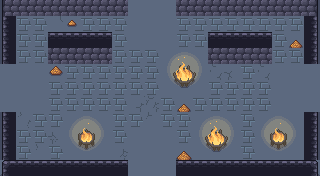

This game map was drawn from its Tiled (.tmx) file and the tilesets committed beside it. A one-line description and the full map source follow:
An orthogonal 20x11 tile map with 16x16 px tiles, 6 tile layers (ground, dressing, decor, walls, ...), 5 tilesets and 15 objects (6x PROP, 5x ENTRY, 3x CHEST, SHOPKEEPER).

<map version="1.10" tiledversion="1.10.2" orientation="orthogonal" renderorder="right-down" width="20" height="11" tilewidth="16" tileheight="16" infinite="0" nextlayerid="8" nextobjectid="16">
 <tileset firstgid="1" name="wall" tilewidth="16" tileheight="16" tilecount="493" columns="17">
  <image source="../../../gfx/tiles/cove/walls_floor.png" width="272" height="464" />
 </tileset>
 <tileset firstgid="494" name="cracks" tilewidth="16" tileheight="16" tilecount="120" columns="8">
  <image source="../../../gfx/tiles/cove/cracks_floor.png" width="128" height="240" />
 </tileset>
 <tileset firstgid="614" name="wallcracks" tilewidth="16" tileheight="16" tilecount="256" columns="8">
  <image source="../../../gfx/tiles/cove/cracks_walls.png" width="128" height="512" />
 </tileset>
 <tileset firstgid="870" name="objects" tilewidth="16" tileheight="16" tilecount="216" columns="24">
  <image source="../../../gfx/tiles/cove/objects.png" width="384" height="144" />
 </tileset>
 <tileset firstgid="1086" name="fire" tilewidth="16" tileheight="16" tilecount="198" columns="11">
  <image source="../../../gfx/tiles/cove/fire.png" width="176" height="288" />
  <tile id="0">
   <animation>
    <frame tileid="0" duration="150" />
    <frame tileid="33" duration="150" />
    <frame tileid="66" duration="150" />
    <frame tileid="99" duration="150" />
    <frame tileid="132" duration="150" />
    <frame tileid="165" duration="150" />
   </animation>
  </tile>
  <tile id="1">
   <animation>
    <frame tileid="1" duration="150" />
    <frame tileid="34" duration="150" />
    <frame tileid="67" duration="150" />
    <frame tileid="100" duration="150" />
    <frame tileid="133" duration="150" />
    <frame tileid="166" duration="150" />
   </animation>
  </tile>
  <tile id="2">
   <animation>
    <frame tileid="2" duration="150" />
    <frame tileid="35" duration="150" />
    <frame tileid="68" duration="150" />
    <frame tileid="101" duration="150" />
    <frame tileid="134" duration="150" />
    <frame tileid="167" duration="150" />
   </animation>
  </tile>
  <tile id="3">
   <animation>
    <frame tileid="3" duration="150" />
    <frame tileid="36" duration="150" />
    <frame tileid="69" duration="150" />
    <frame tileid="102" duration="150" />
    <frame tileid="135" duration="150" />
    <frame tileid="168" duration="150" />
   </animation>
  </tile>
  <tile id="4">
   <animation>
    <frame tileid="4" duration="150" />
    <frame tileid="37" duration="150" />
    <frame tileid="70" duration="150" />
    <frame tileid="103" duration="150" />
    <frame tileid="136" duration="150" />
    <frame tileid="169" duration="150" />
   </animation>
  </tile>
  <tile id="5">
   <animation>
    <frame tileid="5" duration="150" />
    <frame tileid="38" duration="150" />
    <frame tileid="71" duration="150" />
    <frame tileid="104" duration="150" />
    <frame tileid="137" duration="150" />
    <frame tileid="170" duration="150" />
   </animation>
  </tile>
  <tile id="6">
   <animation>
    <frame tileid="6" duration="150" />
    <frame tileid="39" duration="150" />
    <frame tileid="72" duration="150" />
    <frame tileid="105" duration="150" />
    <frame tileid="138" duration="150" />
    <frame tileid="171" duration="150" />
   </animation>
  </tile>
  <tile id="7">
   <animation>
    <frame tileid="7" duration="150" />
    <frame tileid="40" duration="150" />
    <frame tileid="73" duration="150" />
    <frame tileid="106" duration="150" />
    <frame tileid="139" duration="150" />
    <frame tileid="172" duration="150" />
   </animation>
  </tile>
  <tile id="8">
   <animation>
    <frame tileid="8" duration="150" />
    <frame tileid="41" duration="150" />
    <frame tileid="74" duration="150" />
    <frame tileid="107" duration="150" />
    <frame tileid="140" duration="150" />
    <frame tileid="173" duration="150" />
   </animation>
  </tile>
  <tile id="9">
   <animation>
    <frame tileid="9" duration="150" />
    <frame tileid="42" duration="150" />
    <frame tileid="75" duration="150" />
    <frame tileid="108" duration="150" />
    <frame tileid="141" duration="150" />
    <frame tileid="174" duration="150" />
   </animation>
  </tile>
  <tile id="10">
   <animation>
    <frame tileid="10" duration="150" />
    <frame tileid="43" duration="150" />
    <frame tileid="76" duration="150" />
    <frame tileid="109" duration="150" />
    <frame tileid="142" duration="150" />
    <frame tileid="175" duration="150" />
   </animation>
  </tile>
  <tile id="11">
   <animation>
    <frame tileid="11" duration="150" />
    <frame tileid="44" duration="150" />
    <frame tileid="77" duration="150" />
    <frame tileid="110" duration="150" />
    <frame tileid="143" duration="150" />
    <frame tileid="176" duration="150" />
   </animation>
  </tile>
  <tile id="12">
   <animation>
    <frame tileid="12" duration="150" />
    <frame tileid="45" duration="150" />
    <frame tileid="78" duration="150" />
    <frame tileid="111" duration="150" />
    <frame tileid="144" duration="150" />
    <frame tileid="177" duration="150" />
   </animation>
  </tile>
  <tile id="13">
   <animation>
    <frame tileid="13" duration="150" />
    <frame tileid="46" duration="150" />
    <frame tileid="79" duration="150" />
    <frame tileid="112" duration="150" />
    <frame tileid="145" duration="150" />
    <frame tileid="178" duration="150" />
   </animation>
  </tile>
  <tile id="14">
   <animation>
    <frame tileid="14" duration="150" />
    <frame tileid="47" duration="150" />
    <frame tileid="80" duration="150" />
    <frame tileid="113" duration="150" />
    <frame tileid="146" duration="150" />
    <frame tileid="179" duration="150" />
   </animation>
  </tile>
  <tile id="15">
   <animation>
    <frame tileid="15" duration="150" />
    <frame tileid="48" duration="150" />
    <frame tileid="81" duration="150" />
    <frame tileid="114" duration="150" />
    <frame tileid="147" duration="150" />
    <frame tileid="180" duration="150" />
   </animation>
  </tile>
  <tile id="16">
   <animation>
    <frame tileid="16" duration="150" />
    <frame tileid="49" duration="150" />
    <frame tileid="82" duration="150" />
    <frame tileid="115" duration="150" />
    <frame tileid="148" duration="150" />
    <frame tileid="181" duration="150" />
   </animation>
  </tile>
  <tile id="17">
   <animation>
    <frame tileid="17" duration="150" />
    <frame tileid="50" duration="150" />
    <frame tileid="83" duration="150" />
    <frame tileid="116" duration="150" />
    <frame tileid="149" duration="150" />
    <frame tileid="182" duration="150" />
   </animation>
  </tile>
  <tile id="18">
   <animation>
    <frame tileid="18" duration="150" />
    <frame tileid="51" duration="150" />
    <frame tileid="84" duration="150" />
    <frame tileid="117" duration="150" />
    <frame tileid="150" duration="150" />
    <frame tileid="183" duration="150" />
   </animation>
  </tile>
  <tile id="19">
   <animation>
    <frame tileid="19" duration="150" />
    <frame tileid="52" duration="150" />
    <frame tileid="85" duration="150" />
    <frame tileid="118" duration="150" />
    <frame tileid="151" duration="150" />
    <frame tileid="184" duration="150" />
   </animation>
  </tile>
  <tile id="20">
   <animation>
    <frame tileid="20" duration="150" />
    <frame tileid="53" duration="150" />
    <frame tileid="86" duration="150" />
    <frame tileid="119" duration="150" />
    <frame tileid="152" duration="150" />
    <frame tileid="185" duration="150" />
   </animation>
  </tile>
  <tile id="21">
   <animation>
    <frame tileid="21" duration="150" />
    <frame tileid="54" duration="150" />
    <frame tileid="87" duration="150" />
    <frame tileid="120" duration="150" />
    <frame tileid="153" duration="150" />
    <frame tileid="186" duration="150" />
   </animation>
  </tile>
  <tile id="22">
   <animation>
    <frame tileid="22" duration="150" />
    <frame tileid="55" duration="150" />
    <frame tileid="88" duration="150" />
    <frame tileid="121" duration="150" />
    <frame tileid="154" duration="150" />
    <frame tileid="187" duration="150" />
   </animation>
  </tile>
  <tile id="23">
   <animation>
    <frame tileid="23" duration="150" />
    <frame tileid="56" duration="150" />
    <frame tileid="89" duration="150" />
    <frame tileid="122" duration="150" />
    <frame tileid="155" duration="150" />
    <frame tileid="188" duration="150" />
   </animation>
  </tile>
  <tile id="24">
   <animation>
    <frame tileid="24" duration="150" />
    <frame tileid="57" duration="150" />
    <frame tileid="90" duration="150" />
    <frame tileid="123" duration="150" />
    <frame tileid="156" duration="150" />
    <frame tileid="189" duration="150" />
   </animation>
  </tile>
  <tile id="25">
   <animation>
    <frame tileid="25" duration="150" />
    <frame tileid="58" duration="150" />
    <frame tileid="91" duration="150" />
    <frame tileid="124" duration="150" />
    <frame tileid="157" duration="150" />
    <frame tileid="190" duration="150" />
   </animation>
  </tile>
  <tile id="26">
   <animation>
    <frame tileid="26" duration="150" />
    <frame tileid="59" duration="150" />
    <frame tileid="92" duration="150" />
    <frame tileid="125" duration="150" />
    <frame tileid="158" duration="150" />
    <frame tileid="191" duration="150" />
   </animation>
  </tile>
  <tile id="27">
   <animation>
    <frame tileid="27" duration="150" />
    <frame tileid="60" duration="150" />
    <frame tileid="93" duration="150" />
    <frame tileid="126" duration="150" />
    <frame tileid="159" duration="150" />
    <frame tileid="192" duration="150" />
   </animation>
  </tile>
  <tile id="28">
   <animation>
    <frame tileid="28" duration="150" />
    <frame tileid="61" duration="150" />
    <frame tileid="94" duration="150" />
    <frame tileid="127" duration="150" />
    <frame tileid="160" duration="150" />
    <frame tileid="193" duration="150" />
   </animation>
  </tile>
  <tile id="29">
   <animation>
    <frame tileid="29" duration="150" />
    <frame tileid="62" duration="150" />
    <frame tileid="95" duration="150" />
    <frame tileid="128" duration="150" />
    <frame tileid="161" duration="150" />
    <frame tileid="194" duration="150" />
   </animation>
  </tile>
  <tile id="30">
   <animation>
    <frame tileid="30" duration="150" />
    <frame tileid="63" duration="150" />
    <frame tileid="96" duration="150" />
    <frame tileid="129" duration="150" />
    <frame tileid="162" duration="150" />
    <frame tileid="195" duration="150" />
   </animation>
  </tile>
  <tile id="31">
   <animation>
    <frame tileid="31" duration="150" />
    <frame tileid="64" duration="150" />
    <frame tileid="97" duration="150" />
    <frame tileid="130" duration="150" />
    <frame tileid="163" duration="150" />
    <frame tileid="196" duration="150" />
   </animation>
  </tile>
  <tile id="32">
   <animation>
    <frame tileid="32" duration="150" />
    <frame tileid="65" duration="150" />
    <frame tileid="98" duration="150" />
    <frame tileid="131" duration="150" />
    <frame tileid="164" duration="150" />
    <frame tileid="197" duration="150" />
   </animation>
  </tile>
 </tileset>
 <layer id="1" name="ground" width="20" height="11">
  <data encoding="csv">
251,251,251,251,251,251,251,251,251,251,251,251,251,251,251,251,251,251,251,251,
251,251,251,251,251,251,251,251,251,251,251,251,251,251,251,251,251,251,251,251,
251,251,251,251,251,251,251,251,251,251,251,251,251,251,251,251,251,251,251,251,
251,251,251,251,251,251,251,251,251,251,251,251,251,251,251,251,251,251,251,251,
251,251,251,251,251,251,251,251,251,251,251,251,251,251,251,251,251,251,251,251,
251,251,251,251,251,251,251,251,251,251,251,251,251,251,251,251,251,251,251,251,
251,251,251,251,251,251,251,251,251,251,251,251,251,251,251,251,251,251,251,251,
251,251,251,251,251,251,251,251,251,251,251,251,251,251,251,251,251,251,251,251,
251,251,251,251,251,251,251,251,251,251,251,251,251,251,251,251,251,251,251,251,
251,251,251,251,251,251,251,251,251,251,251,251,251,251,251,251,251,251,251,251,
251,251,251,251,251,251,251,251,251,251,251,251,251,251,251,251,251,251,251,251
</data>
 </layer>
 <layer id="2" name="dressing" width="20" height="11">
  <data encoding="csv">
0,0,641,617,0,0,0,0,0,0,0,0,0,0,0,633,0,0,0,0,
0,232,232,604,1052,232,232,232,0,0,0,232,232,232,232,232,232,232,232,0,
0,232,232,0,0,0,0,232,0,0,0,232,232,0,0,0,0,232,910,0,
0,232,232,0,0,0,0,232,232,232,1091,1092,1093,0,0,0,0,232,232,0,
0,0,0,1051,232,232,232,232,232,232,1102,0,1104,606,591,232,606,0,0,0,
0,0,0,232,232,232,232,232,232,232,1113,1114,1115,232,232,232,232,0,0,0,
0,0,0,232,232,232,232,232,590,608,232,910,232,232,232,232,232,0,0,0,
0,612,232,232,1094,1095,1096,232,232,599,232,232,1091,1092,1093,232,1094,1095,1096,0,
0,232,232,593,1105,0,1107,232,0,0,0,232,1102,0,1104,232,1105,0,1107,0,
0,232,603,232,1116,1117,1118,592,0,0,0,909,1113,1114,1115,232,1116,1117,1118,0,
0,0,0,0,0,0,0,0,0,0,0,0,0,0,0,0,0,0,0,0
</data>
 </layer>
 <layer id="3" name="decor" width="20" height="11">
  <data encoding="csv">
0,0,0,0,0,0,0,0,0,0,0,0,0,0,0,0,0,0,0,0,
0,0,0,0,0,0,0,0,0,0,0,0,0,0,0,0,0,0,0,0,
0,0,0,0,0,0,0,0,0,0,0,0,0,0,0,0,0,0,0,0,
0,0,0,0,0,0,0,0,0,0,0,0,0,0,0,0,0,0,0,0,
0,0,0,0,0,0,0,0,0,0,0,0,0,0,0,0,0,0,0,0,
0,0,0,0,0,0,0,0,0,0,0,0,0,0,0,0,0,0,0,0,
0,0,0,0,0,0,0,0,0,0,0,0,0,0,0,0,0,0,0,0,
0,0,0,0,0,0,0,0,0,0,0,0,0,0,0,0,0,0,0,0,
0,0,0,0,0,0,0,0,0,0,0,0,0,0,0,0,0,0,0,0,
0,0,0,0,0,0,0,0,0,0,0,0,0,0,0,0,0,0,0,0,
0,0,0,0,0,0,0,0,0,0,0,0,0,0,0,0,0,0,0,0
</data>
 </layer>
 <layer id="4" name="walls" width="20" height="11">
  <data encoding="csv">
70,71,71,71,71,71,71,71,0,0,0,71,71,71,71,71,71,71,71,72,
36,0,0,0,0,0,0,0,0,0,0,0,0,0,0,0,0,0,0,38,
36,0,0,0,0,0,0,0,0,0,0,0,0,0,0,0,0,0,0,38,
36,0,0,0,0,0,0,0,0,0,0,0,0,0,0,0,0,0,0,38,
0,0,0,0,0,0,0,0,0,0,0,0,0,0,0,0,0,0,0,0,
0,0,0,0,0,0,0,0,0,0,0,0,0,0,0,0,0,0,0,0,
0,0,0,0,0,0,0,0,0,0,0,0,0,0,0,0,0,0,0,0,
36,0,0,0,0,0,0,0,0,0,0,0,0,0,0,0,0,0,0,38,
36,0,0,0,0,0,0,0,0,0,0,0,0,0,0,0,0,0,0,38,
36,0,0,0,0,0,0,0,0,0,0,0,0,0,0,0,0,0,0,38,
19,20,20,20,20,20,20,20,0,0,0,20,20,20,20,20,20,20,20,21
</data>
 </layer>
 <layer id="5" name="props" width="20" height="11">
  <data encoding="csv">
0,0,0,0,0,0,0,0,0,0,0,0,0,0,0,0,0,0,0,0,
0,0,0,0,0,0,0,0,0,0,0,0,0,0,0,0,0,0,0,0,
0,0,0,20,20,20,20,0,0,0,0,0,0,20,20,20,20,0,0,0,
0,0,0,71,71,71,71,0,0,0,0,0,0,71,71,71,71,0,0,0,
0,0,0,0,0,0,0,0,0,0,0,1103,0,0,0,0,0,0,0,0,
0,0,0,0,0,0,0,0,0,0,0,0,0,0,0,0,0,0,0,0,
0,0,0,0,0,0,0,0,0,0,0,0,0,0,0,0,0,0,0,0,
0,0,0,0,0,0,0,0,0,0,0,0,0,0,0,0,0,0,0,0,
0,0,0,0,0,1106,0,0,0,0,0,0,0,1103,0,0,0,1106,0,0,
0,0,0,0,0,0,0,0,0,0,0,0,0,0,0,0,0,0,0,0,
0,0,0,0,0,0,0,0,0,0,0,0,0,0,0,0,0,0,0,0
</data>
 </layer>
 <layer id="6" name="overhead" width="20" height="11">
  <data encoding="csv">
0,0,0,0,0,0,0,0,0,0,0,0,0,0,0,0,0,0,0,0,
0,0,0,0,0,0,0,0,0,0,0,0,0,0,0,0,0,0,0,0,
0,0,0,0,0,0,0,0,0,0,0,0,0,0,0,0,0,0,0,0,
0,0,0,0,0,0,0,0,0,0,0,0,0,0,0,0,0,0,0,0,
0,0,0,0,0,0,0,0,0,0,0,0,0,0,0,0,0,0,0,0,
0,0,0,0,0,0,0,0,0,0,0,0,0,0,0,0,0,0,0,0,
0,0,0,0,0,0,0,0,0,0,0,0,0,0,0,0,0,0,0,0,
0,0,0,0,0,0,0,0,0,0,0,0,0,0,0,0,0,0,0,0,
0,0,0,0,0,0,0,0,0,0,0,0,0,0,0,0,0,0,0,0,
0,0,0,0,0,0,0,0,0,0,0,0,0,0,0,0,0,0,0,0,
0,0,0,0,0,0,0,0,0,0,0,0,0,0,0,0,0,0,0,0
</data>
 </layer>
 <objectgroup id="7" name="spawns">
  <object id="1" name="UP" type="ENTRY" x="152" y="24" />
  <object id="2" name="DOWN" type="ENTRY" x="152" y="152" />
  <object id="3" name="LEFT" type="ENTRY" x="24" y="88" />
  <object id="4" name="RIGHT" type="ENTRY" x="296" y="88" />
  <object id="5" name="" type="ENTRY" x="168" y="88" />
  <object id="6" name="" type="SHOPKEEPER" x="168" y="56" />
  <object id="7" name="stock" type="CHEST" x="88" y="104" />
  <object id="8" name="stock" type="CHEST" x="168" y="120" />
  <object id="9" name="stock" type="CHEST" x="232" y="104" />
  <object id="10" name="torch" type="PROP" x="56" y="168" />
  <object id="11" name="torch" type="PROP" x="264" y="168" />
  <object id="12" name="torch" type="PROP" x="8" y="136" />
  <object id="13" name="torch" type="PROP" x="312" y="136" />
  <object id="14" name="banner" type="PROP" x="120" y="168" />
  <object id="15" name="banner" type="PROP" x="200" y="168" />
 </objectgroup>
</map>
